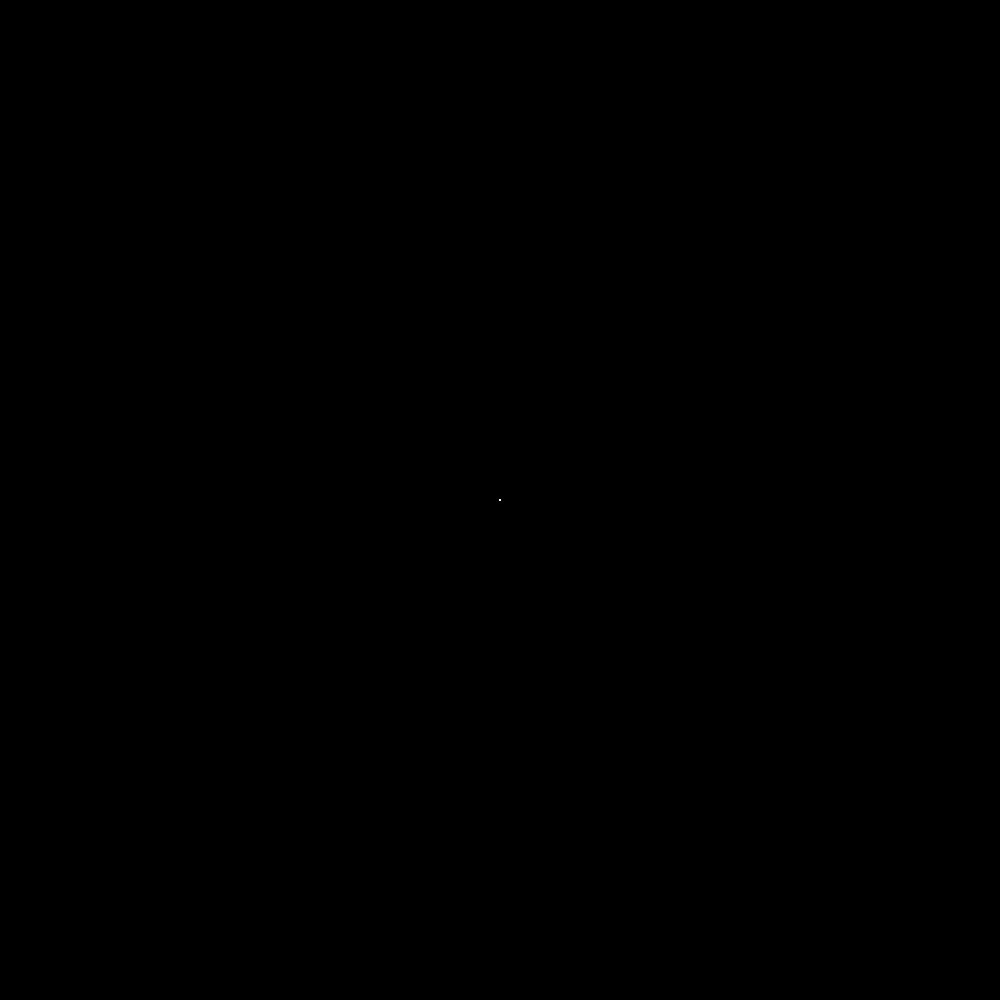
Frame 1 (no input)
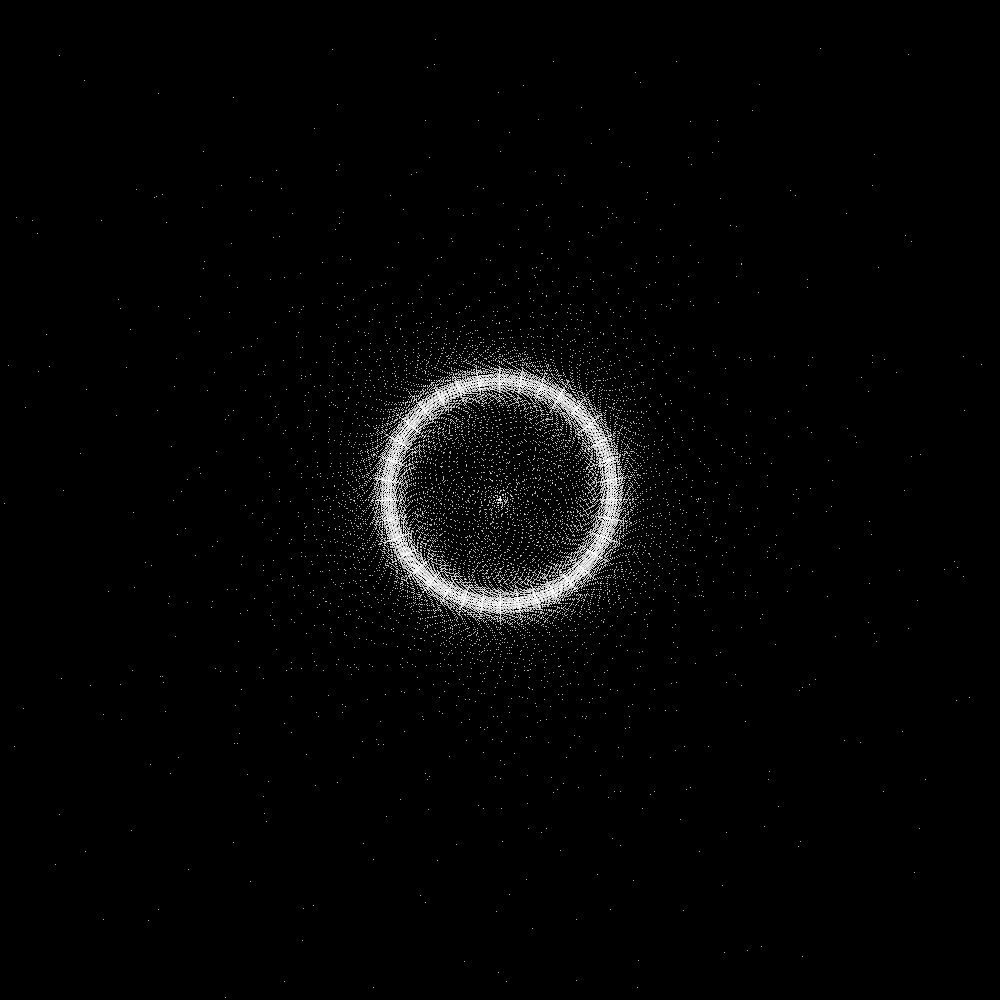
Frame 60 (the mouse pressed at the canvas centre just before this capture)
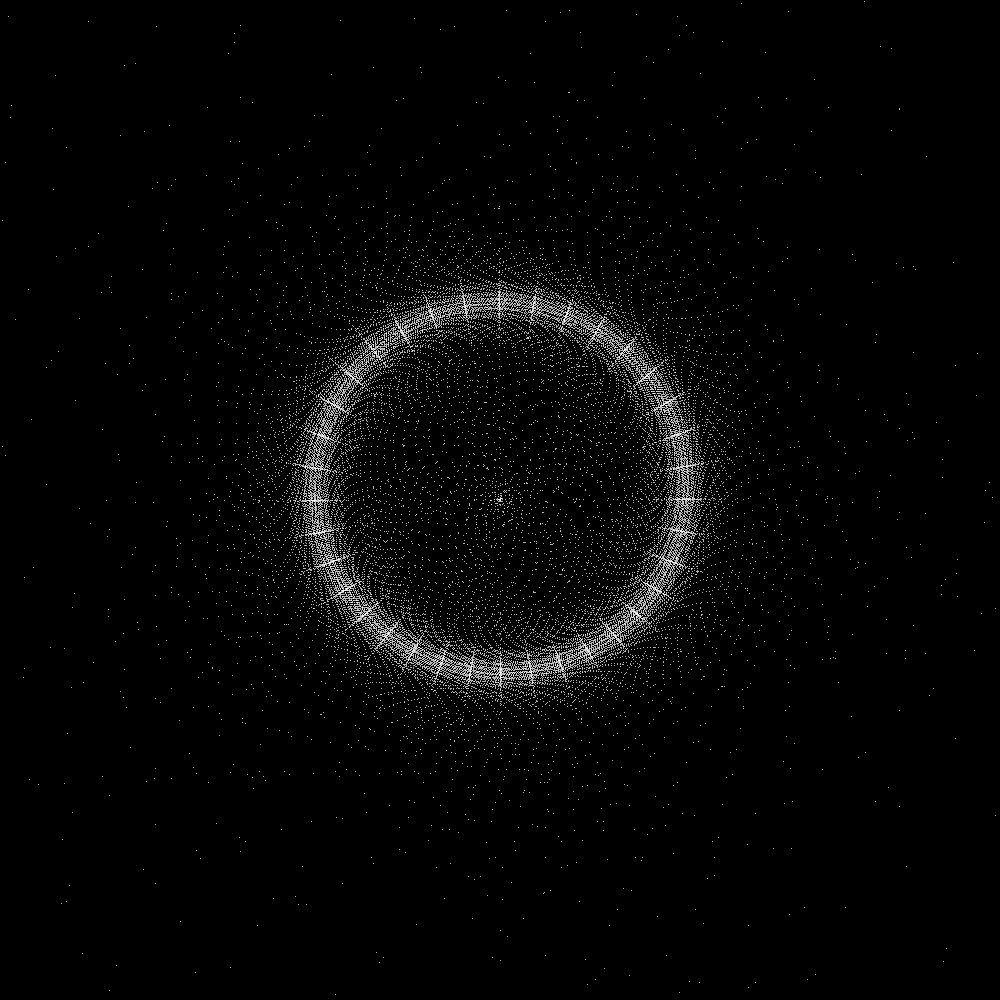
Frame 120 (the mouse held since frame 60 and released just before this capture)

The Processing sketch that drew these frames (run headless with seeded random() and noise(); from frame 60 on, the mouse is pressed at the canvas centre):

// Processing sketch: geo_SpiralGrowth001
// ── geo_SpiralGrowth001.pde

// Color scheme
color blackSolid = color(0);
color blackGrad0 = color(0, 0);
color blueGrad50 = color(0, 0, 255, 50);
color blueGrad10 = color(0, 0, 255, 10);
color blueSolid = color(0, 0, 255);
color blueSolid150 = color(0, 0, 150);
color redSolid = color(255, 0, 0);
color greenSolid = color(0, 255, 0);
color whiteGrad100 = color(255, 100);
color whiteGrad50 = color(255, 50);
color whiteGrad15 = color(255, 15);
color whiteGrad5 = color(255, 5);
color whiteSolid = color(255);

Spiral spiralGeo;

// %%%%%%%%%%%%%%%%%%%%%%%%%%%%%%%%%%%%%%%%%%%%%%%%%%%%%%%%%%%%%%%%%%%%%%%%%%
void setup() {
  size(1000, 1000);
  spiralGeo = new Spiral();
}


// %%%%%%%%%%%%%%%%%%%%%%%%%%%%%%%%%%%%%%%%%%%%%%%%%%%%%%%%%%%%%%%%%%%%%%%%%%
void draw() {
  background(blackSolid);

  spiralGeo.draw();
}

// %%%%%%%%%%%%%%%%%%%%%%%%%%%%%%%%%%%%%%%%%%%%%%%%%%%%%%%%%%%%%%%%%%%%%%%%%%

// ── Spiral.pde
// Class for folder construction
class Spiral {

  PVector[] pos = new PVector[600];
  float dir;
  int iteration;
  boolean collision = false;
  float growth = 0;
  float growthIncrease = 0.1;
  int counter = 0;

  // %%%%%%%%%%%%%%%%%%%%%%%%%%%%%%%%%%%%%%%%%%%%%%%%%%%%%%%
  // Class Constructor
  // 
  Spiral(){
      pushMatrix();
      translate(width/2, height/2);
      pos[0] = new PVector(0, 0);
      for(int i=0; i < pos.length; i++){

            float x = 0;
            float y = 0;
            pos[i] = new PVector(x, y);
      }
      popMatrix();
  }

  // %%%%%%%%%%%%%%%%%%%%%%%%%%%%%%%%%%%%%%%%%%%%%%%%%%%%%%%
  // Class Methods
  
  // *******************************************************
  // 
  
  void draw(){
      stroke(whiteSolid);
      strokeWeight(1);
    
      dir = 0.05;
      iteration = 15;
    
      float angleStart = 0;
      float angle = radians(10);
      float multiplier = sin(growth) * 20;
      growth+=growthIncrease;
      
      pushMatrix();
      translate(width/2, height/2);
      for(counter=1; counter < pos.length; counter++){
          for (float i=0; i < dir * pos.length; i+=dir) {
            if (counter%10==0) {
              angleStart+=angle;
            }
            pushMatrix();
            rotate(angleStart);
            float x = (0 + tan(angle/angleStart * i)) * multiplier;
            float y = (iteration + cos(angleStart) + tan(angleStart/angle)) * multiplier;
            pos[counter].x = x;
            pos[counter].y = y;
            
            point(pos[counter].x, pos[counter].y);
            
            popMatrix();
          }     
      }
      popMatrix();
  }
}
